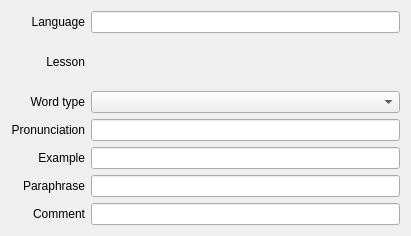
<ui version="4.0" >
 <class>SummaryWordWidget</class>
 <widget class="QWidget" name="SummaryWordWidget" >
  <property name="geometry" >
   <rect>
    <x>0</x>
    <y>0</y>
    <width>411</width>
    <height>236</height>
   </rect>
  </property>
  <layout class="QGridLayout" name="gridLayout" >
   <item row="0" column="0" >
    <widget class="QLabel" name="languageLabel" >
     <property name="text" >
      <string>Language</string>
     </property>
     <property name="alignment" >
      <set>Qt::AlignRight|Qt::AlignTrailing|Qt::AlignVCenter</set>
     </property>
     <property name="buddy" >
      <cstring>wordEntry</cstring>
     </property>
    </widget>
   </item>
   <item row="0" column="2" >
    <widget class="QLineEdit" name="wordEntry" />
   </item>
   <item row="1" column="0" >
    <widget class="QLabel" name="label" >
     <property name="text" >
      <string>Lesson</string>
     </property>
     <property name="alignment" >
      <set>Qt::AlignRight|Qt::AlignTrailing|Qt::AlignVCenter</set>
     </property>
    </widget>
   </item>
   <item row="2" column="0" >
    <widget class="QLabel" name="label_2" >
     <property name="text" >
      <string>Word type</string>
     </property>
     <property name="alignment" >
      <set>Qt::AlignRight|Qt::AlignTrailing|Qt::AlignVCenter</set>
     </property>
     <property name="buddy" >
      <cstring>wordTypeComboBox</cstring>
     </property>
    </widget>
   </item>
   <item row="3" column="0" >
    <widget class="QLabel" name="label_3" >
     <property name="text" >
      <string>Pronunciation</string>
     </property>
     <property name="alignment" >
      <set>Qt::AlignRight|Qt::AlignTrailing|Qt::AlignVCenter</set>
     </property>
     <property name="buddy" >
      <cstring>pronunciationEntry</cstring>
     </property>
    </widget>
   </item>
   <item row="3" column="2" >
    <widget class="QLineEdit" name="pronunciationEntry" />
   </item>
   <item row="4" column="0" >
    <widget class="QLabel" name="label_4" >
     <property name="text" >
      <string>Example</string>
     </property>
     <property name="alignment" >
      <set>Qt::AlignRight|Qt::AlignTrailing|Qt::AlignVCenter</set>
     </property>
     <property name="buddy" >
      <cstring>exampleEntry</cstring>
     </property>
    </widget>
   </item>
   <item row="4" column="2" >
    <widget class="QLineEdit" name="exampleEntry" />
   </item>
   <item row="5" column="0" >
    <widget class="QLabel" name="label_5" >
     <property name="text" >
      <string>Paraphrase</string>
     </property>
     <property name="alignment" >
      <set>Qt::AlignRight|Qt::AlignTrailing|Qt::AlignVCenter</set>
     </property>
     <property name="buddy" >
      <cstring>paraphraseEntry</cstring>
     </property>
    </widget>
   </item>
   <item row="5" column="2" >
    <widget class="QLineEdit" name="paraphraseEntry" />
   </item>
   <item row="6" column="0" >
    <widget class="QLabel" name="label_6" >
     <property name="text" >
      <string>Comment</string>
     </property>
     <property name="alignment" >
      <set>Qt::AlignRight|Qt::AlignTrailing|Qt::AlignVCenter</set>
     </property>
     <property name="buddy" >
      <cstring>commentEntry</cstring>
     </property>
    </widget>
   </item>
   <item row="6" column="2" >
    <widget class="QLineEdit" name="commentEntry" />
   </item>
   <item row="2" column="2" >
    <widget class="KComboBox" name="wordTypeComboBox" />
   </item>
   <item row="1" column="2" >
    <widget class="QLabel" name="lessonLabel" >
     <property name="text" >
      <string/>
     </property>
    </widget>
   </item>
  </layout>
 </widget>
 <customwidgets>
  <customwidget>
   <class>KComboBox</class>
   <extends>QComboBox</extends>
   <header>kcombobox.h</header>
  </customwidget>
 </customwidgets>
 <resources/>
 <connections/>
</ui>
